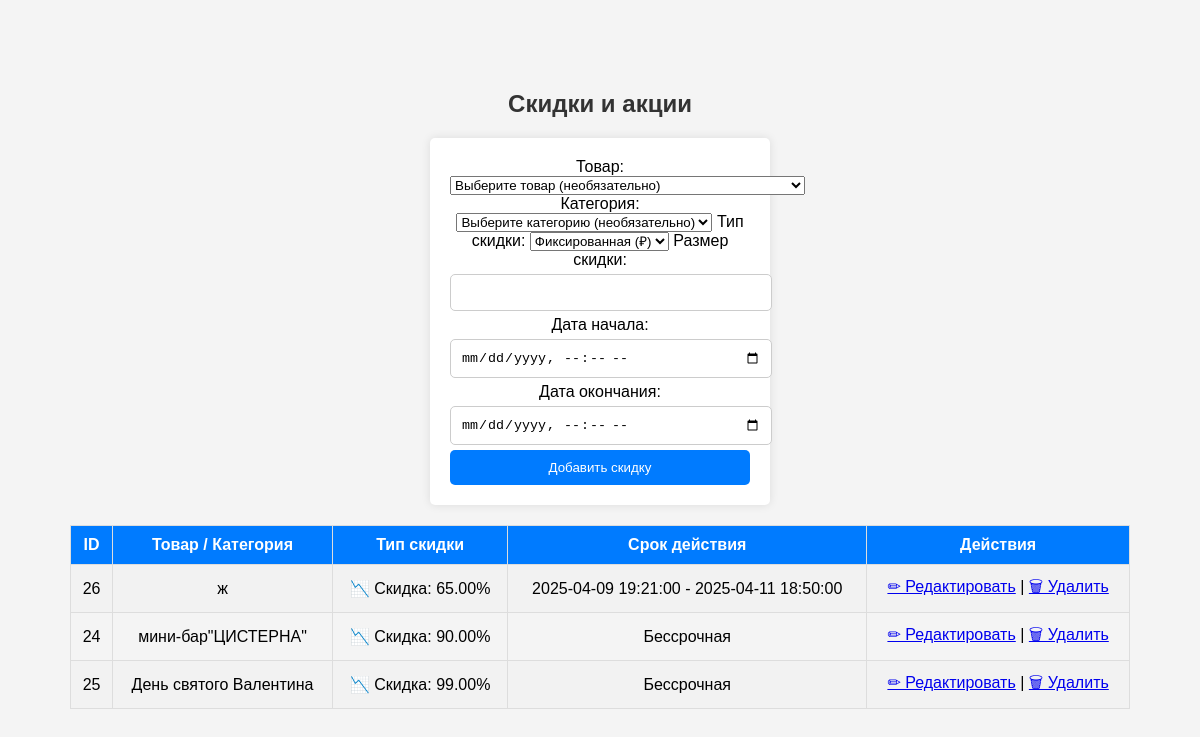
Before: /admin/discounts.php (signed in) with the older database file.
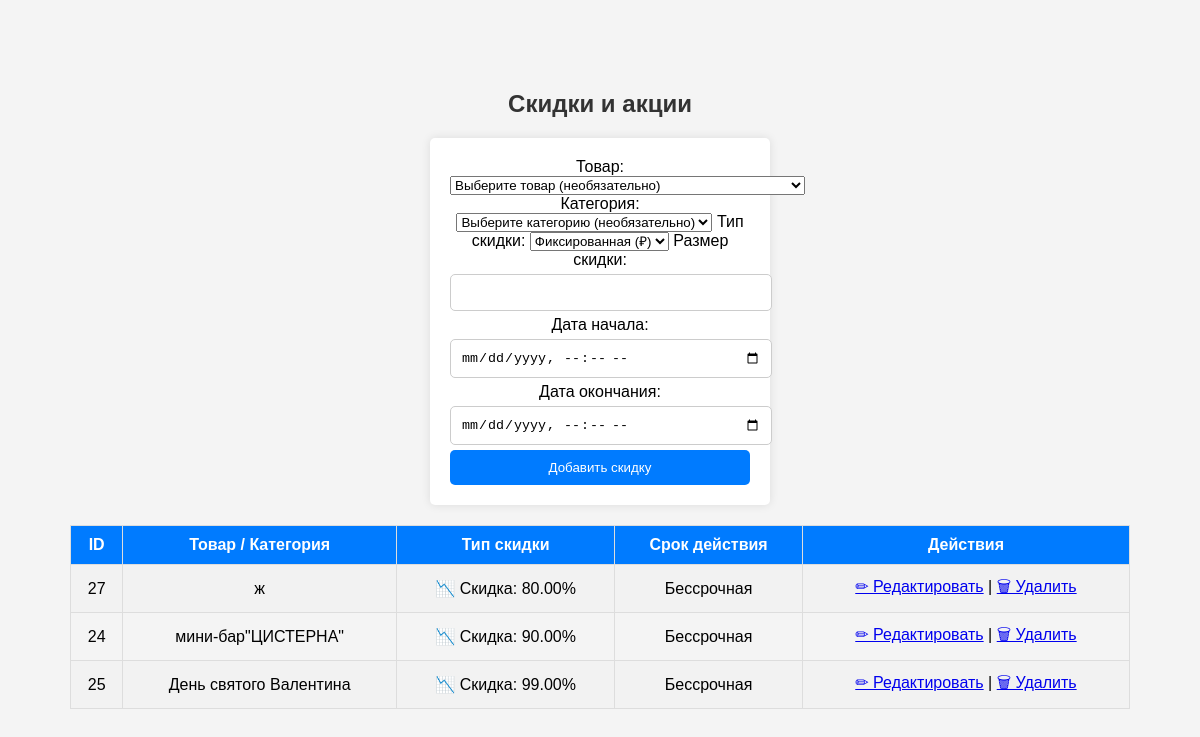
After: the same page with the newer database file.
### tables this page shows
CREATE TABLE `discounts` (
  `id` int(11) NOT NULL AUTO_INCREMENT,
  `product_id` int(11) DEFAULT NULL,
  `category_id` int(11) DEFAULT NULL,
  `discount_type` enum('fixed','percentage') NOT NULL,
  `discount_value` decimal(10,2) NOT NULL,
  `start_date` datetime DEFAULT NULL,
  `end_date` datetime DEFAULT NULL,
  PRIMARY KEY (`id`),
  KEY `product_id` (`product_id`),
  KEY `category_id` (`category_id`),
  CONSTRAINT `discounts_ibfk_1` FOREIGN KEY (`product_id`) REFERENCES `products` (`id`) ON DELETE CASCADE,
  CONSTRAINT `discounts_ibfk_2` FOREIGN KEY (`category_id`) REFERENCES `categories` (`id`) ON DELETE CASCADE
);

CREATE TABLE `categories` (
  `id` int(11) NOT NULL AUTO_INCREMENT,
  `name` varchar(100) NOT NULL,
  `seo_title` varchar(255) DEFAULT NULL,
  `seo_description` text DEFAULT NULL,
  `seo_keywords` text DEFAULT NULL,
  `slug` varchar(255) DEFAULT NULL,
  PRIMARY KEY (`id`),
  UNIQUE KEY `name` (`name`),
  UNIQUE KEY `slug` (`slug`)
);

CREATE TABLE `products` (
  `id` int(11) NOT NULL AUTO_INCREMENT,
  `name` varchar(255) NOT NULL,
  `description` text DEFAULT NULL,
  `price` decimal(10,2) NOT NULL,
  `image` varchar(255) DEFAULT NULL,
  `stock` int(11) DEFAULT 0,
  `created_at` timestamp NOT NULL DEFAULT current_timestamp(),
  `category_id` int(11) NOT NULL,
  `images` text DEFAULT NULL,
  `sku` varchar(50) NOT NULL,
  `subcategory` varchar(100) NOT NULL,
  `size` varchar(50) NOT NULL,
  `material` varchar(100) NOT NULL,
  `status` tinyint(1) NOT NULL DEFAULT 1,
  `slug` varchar(255) NOT NULL,
  `seo_title` varchar(255) DEFAULT NULL,
  `seo_description` text DEFAULT NULL,
  `seo_keywords` varchar(255) DEFAULT NULL,
  PRIMARY KEY (`id`),
  UNIQUE KEY `slug` (`slug`)
);

### admin/discounts.php (the view, shortened to what this page needs)
<?php
require_once '../database/db.php';
$discounts = $conn->query("SELECT d.*, p.name AS product_name, c.name AS category_name
                           FROM discounts d
                           LEFT JOIN products p ON d.product_id = p.id
                           LEFT JOIN categories c ON d.category_id = c.id
                           ORDER BY d.end_date DESC")->fetchAll(PDO::FETCH_ASSOC);
?>
<!DOCTYPE html>
<html lang="ru">
<head>
    <link rel="stylesheet" href="styles.css">
</head>
<body>
<h2>Скидки и акции</h2>
<form method="POST" action="add_discount.php">
    <label>Товар:</label>
    <select name="product_id">
        <option value="">Выберите товар (необязательно)</option>
    </select>
    <label>Категория:</label>
    <select name="category_id">
        <option value="">Выберите категорию (необязательно)</option>
    </select>
    <label>Тип скидки:</label>
    <select name="discount_type" required>
        <option value="fixed">Фиксированная (₽)</option>
    </select>
    <label>Размер скидки:</label>
    <input type="number" step="0.01" name="discount_value" required>
    <label>Дата начала:</label>
    <input type="datetime-local" name="start_date">
    <label>Дата окончания:</label>
    <input type="datetime-local" name="end_date">
    <button type="submit">Добавить скидку</button>
</form>
<table border="1">
    <tr>
        <th>ID</th>
        <th>Товар / Категория</th>
        <th>Тип скидки</th>
        <th>Срок действия</th>
        <th>Действия</th>
    </tr>
    <?php foreach ($discounts as $d): ?>
    <tr>
        <td><?= $d['id']; ?></td>
        <td><?= $d['product_name'] ?? $d['category_name'] ?? 'Все товары'; ?></td>
        <td>
    <?php if ($d['discount_type'] == 'fixed'): ?>
        💵 Скидка: <?= "₽ " . number_format($d['discount_value'], 2, '.', ''); ?>
    <?php elseif ($d['discount_type'] == 'percentage'): ?>
        📉 Скидка: <?= $d['discount_value'] . "%"; ?>
    <?php else: ?>
        ❌ Ошибка: нет данных
    <?php endif; ?>
</td>
        <td><?= $d['start_date'] ? $d['start_date'] . ' - ' . $d['end_date'] : 'Бессрочная'; ?></td>
        <td>
        <a href="edit_discount.php?id=<?= $d['id']; ?>">✏ Редактировать</a> |
    <a href="delete_discount.php?id=<?= $d['id']; ?>" onclick="return confirm('Удалить скидку?');">🗑 Удалить</a>   </td>
    </tr>
    <?php endforeach; ?>
</table>
</body>
</html>

Changed rows visible on the page:
removed discounts: id "26", category.name "ж", discount_value "65.00", start_date "2025-04-09 19:21:00", end_date "2025-04-11 18:50:00"
added discounts: id "27", category.name "ж", discount_value "80.00", shows "Бессрочная"
